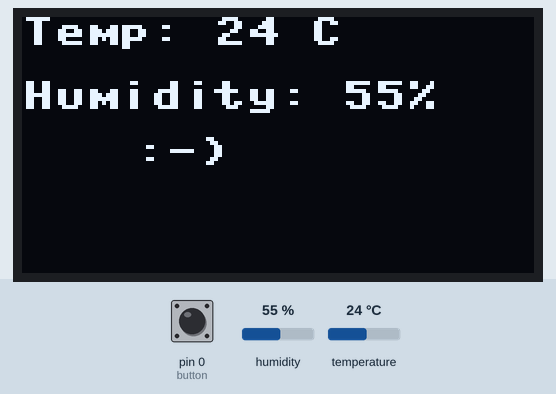
The program below on a simulated MicroPython board. Shown: 128×64 one-colour display. Inputs (shaded band) come from the test bench; at power-on: pin 0 (button) HIGH, humidity 55 %, temperature 24 °C. What the program prints to the serial console is not drawn.

Above: at 1.2 s.
1.3 s: pin 0 (button) pulled LOW for 1.5 s
Timing chart, 0 to 4.3 s (numbered marks = the images above; inputs shaded):
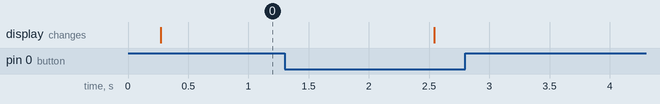

The program:

Task_2.py
```python
print("Hello, Maryam!")

from machine import Pin, I2C
import machine
import ssd1306
import dht
import time

DHT_PIN = 4  # DHT11 data pin
button = Pin(0, Pin.IN, Pin.PULL_UP)

# Initialize DHT11 sensor
sensor = dht.DHT11(machine.Pin(DHT_PIN))

# Initialize OLED display
i2c = machine.I2C(scl=machine.Pin(9), sda=machine.Pin(8))
oled = ssd1306.SSD1306_I2C(128, 64, i2c)

pressed = False  # Track button state
debounce_time = 0  # Track debounce timing

def read_button():
    global pressed, debounce_time

    if button.value() == 0:  # Button pressed
        if time.ticks_ms() - debounce_time > 200:  # Simple debounce check
            pressed = not pressed
            debounce_time = time.ticks_ms()

            if pressed:
                oled.poweroff()
            else:
                oled.poweron()

# Main loop
while True:
    try:
        read_button()  # Check button state manually

        sensor.measure()
        time.sleep(0.2)
        temp = sensor.temperature()
        humidity = sensor.humidity()
        print(temp, humidity)

        oled.fill(0)
        oled.text("Temp: {} C".format(temp), 0, 0)
        oled.text("Humidity: {}%".format(humidity), 0, 16)
        oled.text(":-)", 28, 30)

        oled.show()

    except Exception as e:
        print("Error reading DHT11 sensor:", e)

    time.sleep(1)  # Update every second
```
